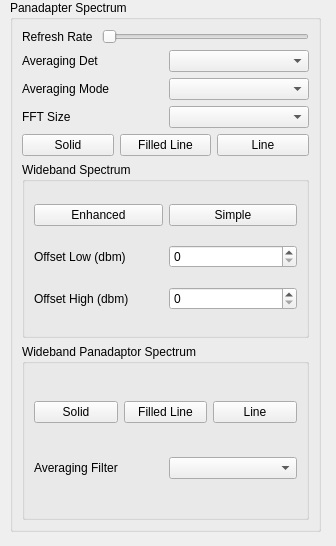
<?xml version="1.0" encoding="UTF-8"?>
<ui version="4.0">
 <class>cusdr_Display</class>
 <widget class="QWidget" name="cusdr_Display">
  <property name="geometry">
   <rect>
    <x>0</x>
    <y>0</y>
    <width>336</width>
    <height>546</height>
   </rect>
  </property>
  <property name="windowTitle">
   <string>Form</string>
  </property>
  <widget class="QWidget" name="verticalLayoutWidget">
   <property name="geometry">
    <rect>
     <x>10</x>
     <y>0</y>
     <width>311</width>
     <height>532</height>
    </rect>
   </property>
   <layout class="QVBoxLayout" name="verticalLayout">
    <item>
     <widget class="QGroupBox" name="groupBox_2">
      <property name="title">
       <string>Panadapter Spectrum</string>
      </property>
      <layout class="QVBoxLayout" name="verticalLayout_3">
       <item>
        <layout class="QVBoxLayout" name="verticalLayout_2">
         <item>
          <layout class="QHBoxLayout" name="horizontalLayout_10">
           <item>
            <widget class="QLabel" name="label_7">
             <property name="text">
              <string>Refresh Rate </string>
             </property>
            </widget>
           </item>
           <item>
            <widget class="QSlider" name="horizontalSlider_3">
             <property name="orientation">
              <enum>Qt::Horizontal</enum>
             </property>
            </widget>
           </item>
          </layout>
         </item>
         <item>
          <layout class="QHBoxLayout" name="horizontalLayout_3">
           <item>
            <widget class="QLabel" name="label_2">
             <property name="text">
              <string>Averaging Det</string>
             </property>
            </widget>
           </item>
           <item>
            <widget class="QComboBox" name="comboBox_2"/>
           </item>
          </layout>
         </item>
         <item>
          <layout class="QHBoxLayout" name="horizontalLayout_2">
           <item>
            <widget class="QLabel" name="label">
             <property name="text">
              <string>Averaging Mode</string>
             </property>
            </widget>
           </item>
           <item>
            <widget class="QComboBox" name="comboBox"/>
           </item>
          </layout>
         </item>
         <item>
          <layout class="QHBoxLayout" name="horizontalLayout_4">
           <item>
            <widget class="QLabel" name="label_3">
             <property name="text">
              <string>FFT Size</string>
             </property>
            </widget>
           </item>
           <item>
            <widget class="QComboBox" name="comboBox_3"/>
           </item>
          </layout>
         </item>
         <item>
          <layout class="QHBoxLayout" name="horizontalLayout">
           <item>
            <widget class="AeroButton" name="pushButton_3">
             <property name="text">
              <string>Solid</string>
             </property>
            </widget>
           </item>
           <item>
            <widget class="AeroButton" name="pushButton_2">
             <property name="text">
              <string>Filled Line</string>
             </property>
            </widget>
           </item>
           <item>
            <widget class="AeroButton" name="pushButton">
             <property name="text">
              <string>Line</string>
             </property>
            </widget>
           </item>
          </layout>
         </item>
        </layout>
       </item>
       <item>
        <widget class="QGroupBox" name="groupBox_4">
         <property name="title">
          <string>Wideband Spectrum</string>
         </property>
         <layout class="QVBoxLayout" name="verticalLayout_5">
          <item>
           <layout class="QHBoxLayout" name="horizontalLayout_7">
            <item>
             <widget class="QPushButton" name="pushButton_8">
              <property name="text">
               <string>Enhanced</string>
              </property>
             </widget>
            </item>
            <item>
             <widget class="QPushButton" name="pushButton_7">
              <property name="text">
               <string>Simple</string>
              </property>
             </widget>
            </item>
           </layout>
          </item>
          <item>
           <layout class="QHBoxLayout" name="horizontalLayout_8">
            <item>
             <widget class="QLabel" name="label_5">
              <property name="text">
               <string>Offset Low (dbm)</string>
              </property>
             </widget>
            </item>
            <item>
             <widget class="QSpinBox" name="spinBox"/>
            </item>
           </layout>
          </item>
          <item>
           <layout class="QHBoxLayout" name="horizontalLayout_9">
            <item>
             <widget class="QLabel" name="label_6">
              <property name="text">
               <string>Offset High (dbm)</string>
              </property>
             </widget>
            </item>
            <item>
             <widget class="QSpinBox" name="spinBox_2"/>
            </item>
           </layout>
          </item>
         </layout>
        </widget>
       </item>
       <item>
        <widget class="QGroupBox" name="groupBox_3">
         <property name="title">
          <string>Wideband Panadaptor Spectrum</string>
         </property>
         <layout class="QVBoxLayout" name="verticalLayout_4">
          <item>
           <layout class="QHBoxLayout" name="horizontalLayout_5">
            <item>
             <widget class="QPushButton" name="pushButton_4">
              <property name="text">
               <string>Solid</string>
              </property>
             </widget>
            </item>
            <item>
             <widget class="QPushButton" name="pushButton_5">
              <property name="text">
               <string>Filled Line</string>
              </property>
             </widget>
            </item>
            <item>
             <widget class="QPushButton" name="pushButton_6">
              <property name="text">
               <string>Line</string>
              </property>
             </widget>
            </item>
           </layout>
          </item>
          <item>
           <layout class="QHBoxLayout" name="horizontalLayout_6">
            <item>
             <widget class="QLabel" name="label_4">
              <property name="text">
               <string>Averaging Filter</string>
              </property>
             </widget>
            </item>
            <item>
             <widget class="QComboBox" name="comboBox_4"/>
            </item>
           </layout>
          </item>
         </layout>
        </widget>
       </item>
      </layout>
     </widget>
    </item>
   </layout>
  </widget>
 </widget>
 <customwidgets>
  <customwidget>
   <class>AeroButton</class>
   <extends>QPushButton</extends>
   <header location="global">Util/cusdr_buttons.h</header>
  </customwidget>
 </customwidgets>
 <resources/>
 <connections/>
</ui>
